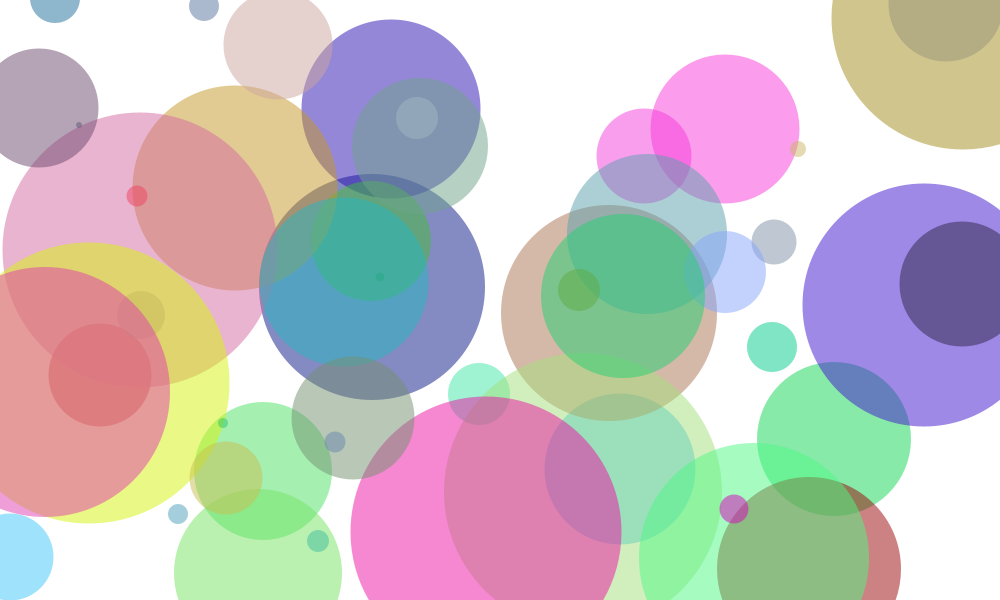
Frame 1 (no input)
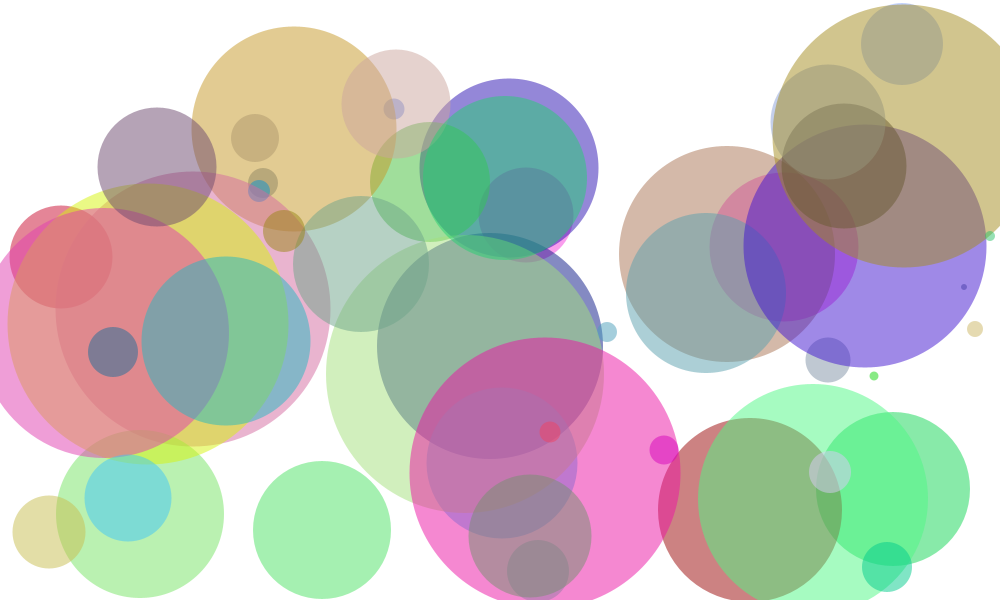
Frame 60 (the mouse pressed at the canvas centre just before this capture)
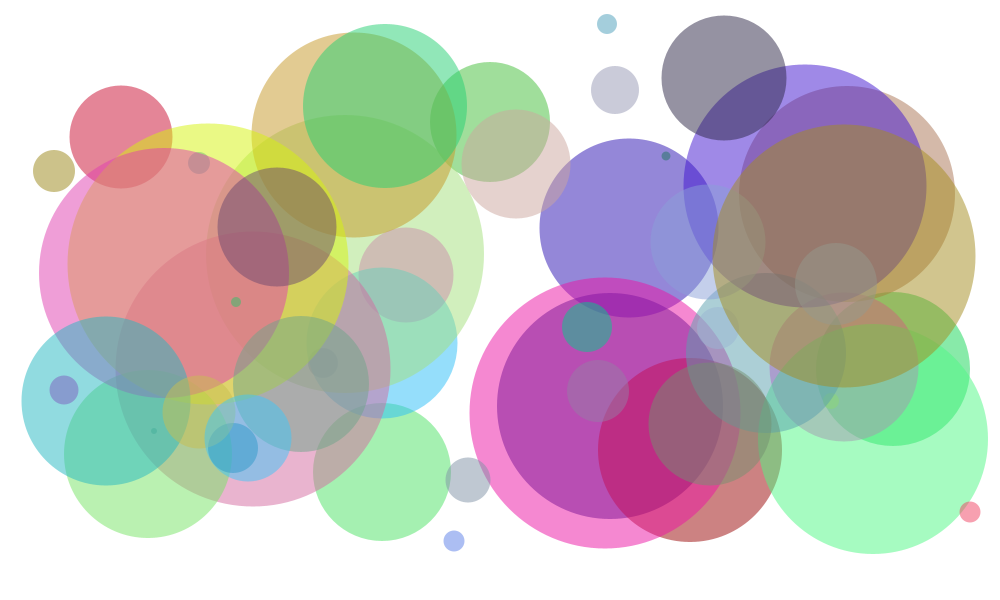
Frame 120 (the mouse held since frame 60 and released just before this capture)

The Processing sketch that drew these frames (run headless with seeded random() and noise(); from frame 60 on, the mouse is pressed at the canvas centre):

// Processing sketch: randommovingcircle
// ── randommovingcircle.pde

 void settings(){
   size(1000,600);
 }
 
 int[] x,y,xlr,ylr,xsp,ysp,r;
 int[] R,G,B;
 void setup()
 {
   int i;
   
   xsp = new int[50];
   ysp = new int[50];
   r = new int[50];
   x = new int[50];
   y = new int[50];
   xlr = new int[50];
   ylr = new int[50];
   R = new int[256];
   G = new int[256];
   B = new int[256];
   
   for(i = 0; i<50; ++i){
   x[i] = int(random(1000-r[i])+r[i]/2); y[i] = int(random(600-r[i])+r[i]/2);
   R[i] = int(random(256)); G[i] = int(random(256)); B[i] = int(random(256));
   r[i] = int(random(300));
   xlr[i] = int(random(2))*2-1;
   ylr[i] = int(random(2))*2-1;
   xsp[i] = int(abs(random(50)*6/r[i]))+1;
   ysp[i] = int(abs(random(50)*6/r[i]))+1;
   }
   noStroke();
 }
 void draw() 
 { 
   int i;
   background(255);
   for(i = 0; i <50; ++i){
   x[i] += xlr[i] * xsp[i];
   y[i] += ylr[i] * ysp[i];
   fill(R[i],G[i],B[i],128);
   ellipse(x[i],y[i],r[i],r[i]);
   if (x[i] >= 1000-r[i]/2) { 
     xlr[i] = -1;}
   else if (x[i] <= r[i]/2) { 
      xlr[i] = 1;}
   if (y[i] >= 600-r[i]/2) {
     ylr[i] = -1;}
    else if (y[i] <= r[i]/2) { 
     ylr[i] = 1;}
   }
 }
